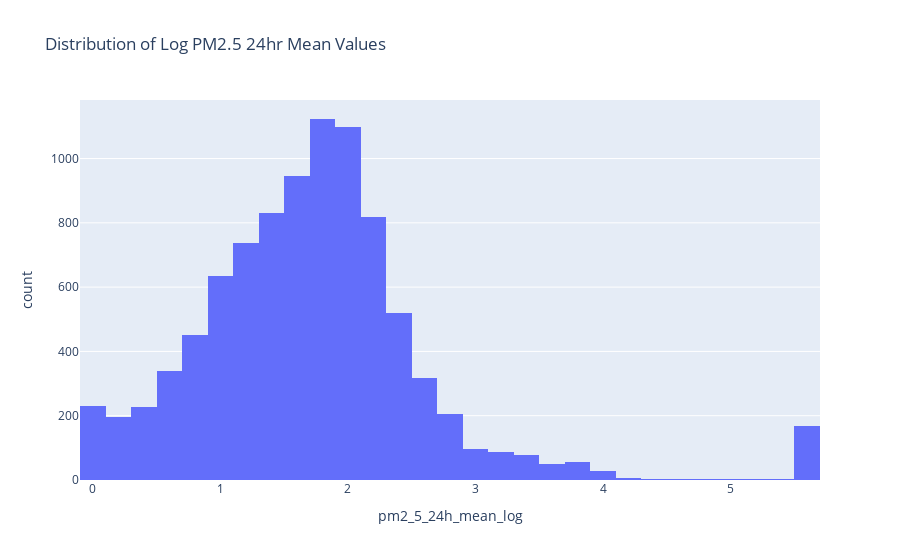

Notebook code cell kept with this figure:
### Code cell
# Apply log transformation to the pm2_5_24h_mean values
purple_filt_df['pm2_5_24h_mean_log'] = np.log1p(purple_filt_df['pm2_5_24h_mean'])

# Visualize the distribution of log PM2.5 values
px.histogram(purple_filt_df, 
             x='pm2_5_24h_mean_log', title='Distribution of Log PM2.5 24hr Mean Values', nbins=35).show()

### Figure 1 — Plotly figure (JSON) as saved in the notebook; plotly's stock layout.template omitted (floating-point values rounded to 4 significant figures; data arrays with more than 128 entries replaced by an {"elided": "..."} marker saying what was removed)
{"data": [{"alignmentgroup": "True", "bingroup": "x", "hovertemplate": "pm2_5_24h_mean_log=%{x}<br>count=%{y}<extra></extra>", "legendgroup": "", "marker": {"color": "#636efa", "pattern": {"shape": ""}}, "name": "", "nbinsx": 35, "offsetgroup": "", "orientation": "v", "showlegend": false, "type": "histogram", "x": {"elided": "9267 float values"}, "xaxis": "x", "yaxis": "y"}], "layout": {"barmode": "relative", "legend": {"tracegroupgap": 0}, "title": {"text": "Distribution of Log PM2.5 24hr Mean Values"}, "xaxis": {"anchor": "y", "domain": [0, 1], "title": {"text": "pm2_5_24h_mean_log"}}, "yaxis": {"anchor": "x", "domain": [0, 1], "title": {"text": "count"}}}}
